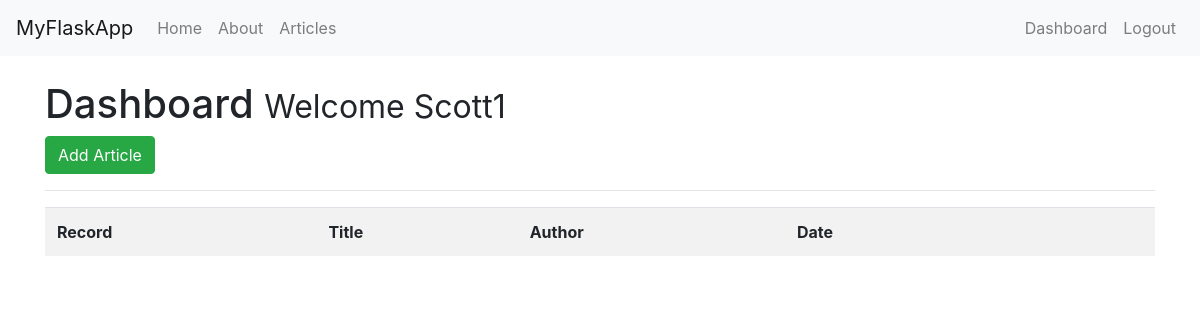
The page /dashboard (signed in) on the database as committed earlier.
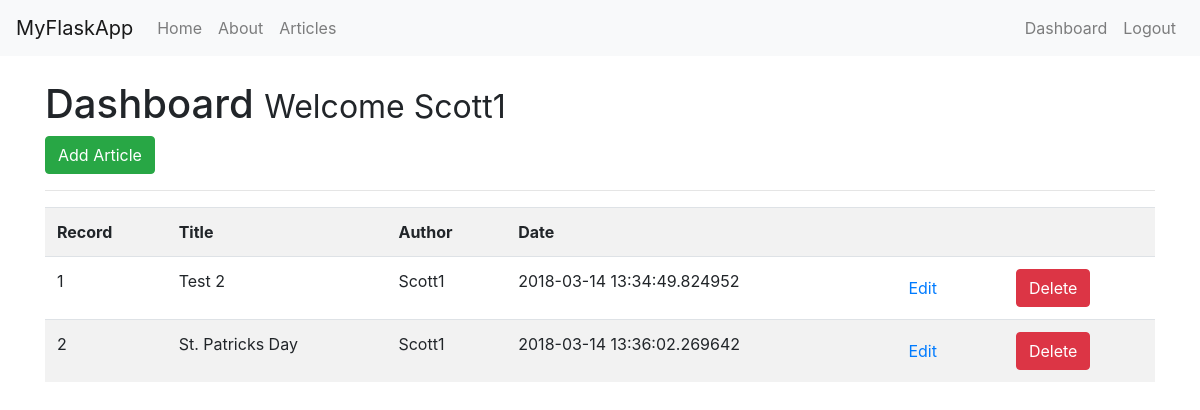
The same page on the database as committed later.
### tables this page shows
CREATE TABLE `articles` (
	`record`	INTEGER PRIMARY KEY AUTOINCREMENT,
	`title`	TEXT,
	`author`	TEXT,
	`body`	TEXT,
	`create_date`	TEXT DEFAULT CURRENT_TIMESTAMP
);

### app.py (the view)
@app.route('/dashboard')
@is_logged_in
def dashboard():
    connection = sqlite3.connect(DATABASE)
    connection.row_factory = sqlite3.Row
    cur = connection.cursor()
    result = cur.execute("SELECT * FROM articles WHERE author = ?", (session['username'],))
    articles = result.fetchall()
    if articles != None:
        return render_template('dashboard.html', articles=articles)
    else:
        msg = 'No Articles Found.'
        return render_template('dashboard.html', msg=msg)
    cur.close()

### app.py (called while the page is built)
def is_logged_in(f):
    @wraps(f)
    def wrap(*args, **kwargs):
        if 'logged_in' in session:
            return f(*args, **kwargs)
        else:
            flash('Unauthorized, Please login', 'danger')
            return redirect(url_for('login'))
    return wrap

### templates/dashboard.html (shortened to what this page needs)
{% extends 'layout.html' %}
{% block body %}
    <h1>Dashboard <small> Welcome {{session.username}}</small></h1>
    <a class="btn btn-success" href="/add_article">Add Article</a>
    <hr>
    <table class="table table-striped">
        <tr>
            <th>Record</th>
            <th>Title</th>
            <th>Author</th>
            <th>Date</th>
            <th></th>
            <th></th>
        </tr>
        {% for article in articles %}
            <tr>
                <td>{{article.record}}</td>
                <td>{{article.title}}</td>
                <td>{{article.author}}</td>
                <td>{{article.create_date}}</td>
                <td><a href="edit_article/{{article.record}}" class="btn btn-default pull-right">Edit</a></td>
                <td>
                    <form action="{{url_for('delete_article', record=article.record)}}" method="post">
                        <input type="submit" value="Delete" class="btn btn-danger">
                    </form>
                </td>
            </tr>
        {% endfor %}
    </table>
{% endblock %}

Rows that differ between the two databases and show on the page:
added articles: record "1", title "Test 2", author "Scott1", create_date "2018-03-14 13:34:49.824952"
added articles: record "2", title "St. Patricks Day", author "Scott1", create_date "2018-03-14 13:36:02.269642"
